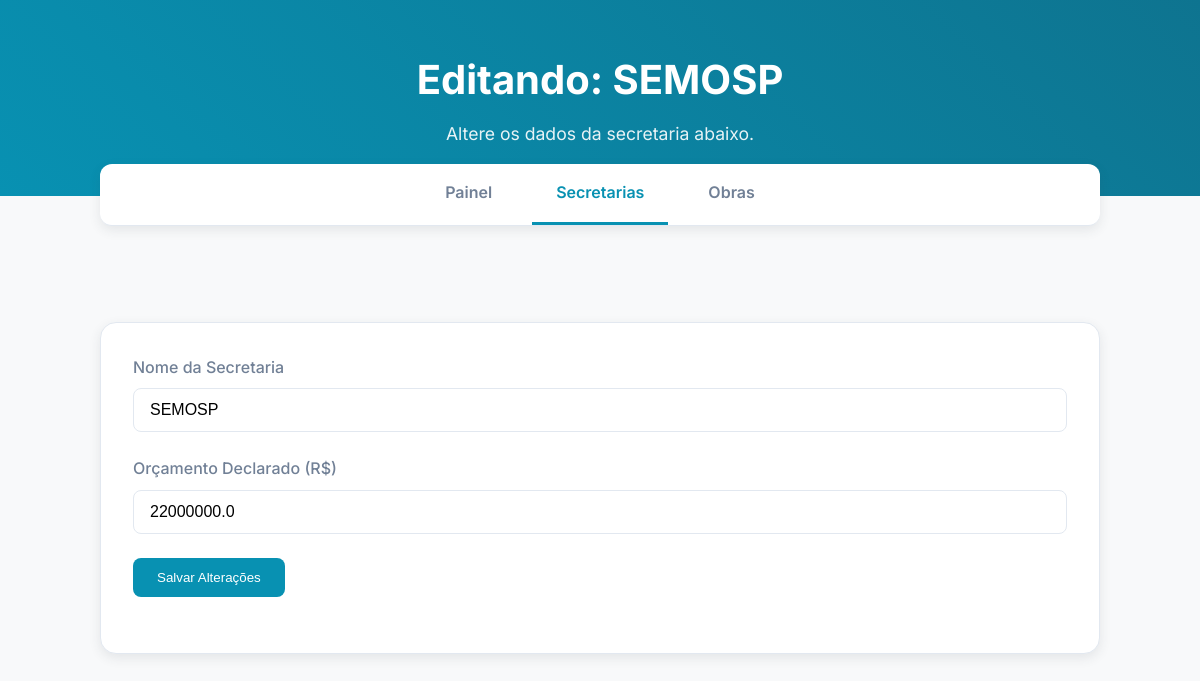
The app's page /secretaria/1/editar with its own data.
### models.py (models this page shows, shortened)
class Secretaria(db.Model):
    id = db.Column(db.Integer, primary_key=True)
    nome = db.Column(db.String(100), nullable=False, unique=True)
    orcamento_declarado = db.Column(db.Float, nullable=False, default=0.0)
    obras = db.relationship('Obra', backref='secretaria', lazy=True)

### app.py (the view)
@app.route('/secretaria/<int:secretaria_id>/editar', methods=['GET', 'POST'])
def editar_secretaria(secretaria_id):
    secretaria = Secretaria.query.get_or_404(secretaria_id)
    form = SecretariaForm(obj=secretaria)  # Preenche o formulário com os dados existentes
    if form.validate_on_submit():
        secretaria.nome = form.nome.data
        secretaria.orcamento_declarado = form.orcamento_declarado.data
        db.session.commit()
        flash('Secretaria atualizada com sucesso!', 'success')
        return redirect(url_for('listar_secretarias'))
    return render_template('editar_secretaria.html', form=form, active_page='secretarias')

### forms.py
class SecretariaForm(FlaskForm):
    nome = StringField('Nome da Secretaria', validators=[DataRequired(), Length(min=3, max=100)])
    orcamento_declarado = FloatField('Orçamento Declarado', validators=[DataRequired()])
    submit = SubmitField('Cadastrar Secretaria')

### templates/editar_secretaria.html (shortened to what this page needs)
{% extends "base.html" %}
{% block header_title %}Editando: {{ form.nome.data }}{% endblock %}
{% block header_subtitle %}Altere os dados da secretaria abaixo.{% endblock %}
{% block content %}
<div class="content-container">
    <div class="form-container">
        <form method="POST" action="">
            <div class="form-group">
                {{ form.nome.label(text="Nome da Secretaria") }}
                {{ form.nome(class="form-control") }}
            </div>
            <div class="form-group">
                {{ form.orcamento_declarado.label(text="Orçamento Declarado (R$)") }}
                {{ form.orcamento_declarado(class="form-control") }}
            </div>
            <div class="form-group">
                <button type="submit" class="btn">Salvar Alterações</button>
            </div>
        </form>
    </div>
</div>
{% endblock %}

### static/css/style.css (style rules this page uses)
:root { --bg-color: #F8F9FA; --card-bg-color: #FFFFFF; --text-primary: #2D3748; --text-secondary: #718096; --accent-color: #0891B2; --accent-hover: #0E7490; --border-color: #E2E8F0; --shadow-color: rgba(45, 55, 72, 0.1); --gasto-color: #F97316; --disponivel-color: #10B981; }
* { box-sizing: border-box; margin: 0; padding: 0; }
body { font-family: 'Inter', sans-serif; background-color: var(--bg-color); color: var(--text-primary); line-height: 1.6; }
.content-container { max-width: 1000px; margin: 2rem auto; background-color: var(--card-bg-color); border: 1px solid var(--border-color); border-radius: 16px; padding: 2rem; box-shadow: 0 4px 12px var(--shadow-color); }
.btn { background-color: var(--accent-color); color: white; padding: 0.75rem 1.5rem; border: none; border-radius: 8px; font-weight: 500; text-decoration: none; transition: background-color 0.2s ease; cursor: pointer; }
.form-container .form-group { margin-bottom: 1.5rem; }
.form-container label { display: block; font-weight: 500; margin-bottom: 0.5rem; color: var(--text-secondary); }
.form-container .form-control { width: 100%; padding: 0.75rem 1rem; border: 1px solid var(--border-color); border-radius: 8px; font-size: 1rem; transition: border-color 0.2s ease, box-shadow 0.2s ease; }

### records on screen
Secretaria: nome.data "SEMOSP", nome "SEMOSP", orcamento_declarado "22000000.0"
